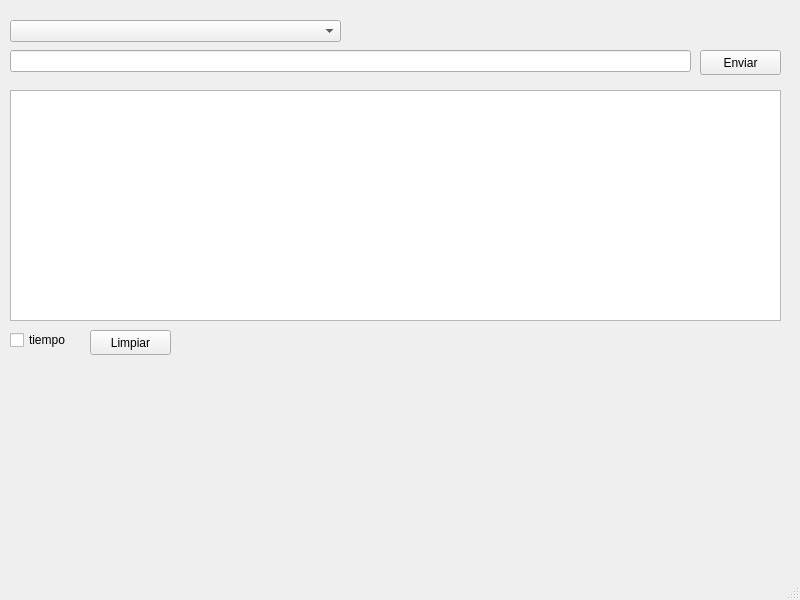
<?xml version="1.0" encoding="UTF-8"?>
<ui version="4.0">
 <class>MainWindow</class>
 <widget class="QMainWindow" name="MainWindow">
  <property name="geometry">
   <rect>
    <x>0</x>
    <y>0</y>
    <width>800</width>
    <height>600</height>
   </rect>
  </property>
  <property name="windowTitle">
   <string>MainWindow</string>
  </property>
  <widget class="QWidget" name="centralwidget">
   <widget class="QComboBox" name="comboBox">
    <property name="geometry">
     <rect>
      <x>10</x>
      <y>20</y>
      <width>331</width>
      <height>22</height>
     </rect>
    </property>
   </widget>
   <widget class="QLineEdit" name="lineEdit">
    <property name="geometry">
     <rect>
      <x>10</x>
      <y>50</y>
      <width>681</width>
      <height>22</height>
     </rect>
    </property>
   </widget>
   <widget class="QPushButton" name="pushButton">
    <property name="geometry">
     <rect>
      <x>700</x>
      <y>50</y>
      <width>81</width>
      <height>25</height>
     </rect>
    </property>
    <property name="text">
     <string>Enviar</string>
    </property>
   </widget>
   <widget class="QTextEdit" name="textEdit">
    <property name="geometry">
     <rect>
      <x>10</x>
      <y>90</y>
      <width>771</width>
      <height>231</height>
     </rect>
    </property>
   </widget>
   <widget class="QPushButton" name="pushButton_2">
    <property name="geometry">
     <rect>
      <x>90</x>
      <y>330</y>
      <width>81</width>
      <height>25</height>
     </rect>
    </property>
    <property name="text">
     <string>Limpiar</string>
    </property>
   </widget>
   <widget class="QCheckBox" name="checkBox">
    <property name="geometry">
     <rect>
      <x>10</x>
      <y>330</y>
      <width>76</width>
      <height>20</height>
     </rect>
    </property>
    <property name="text">
     <string>tiempo</string>
    </property>
   </widget>
  </widget>
  <widget class="QMenuBar" name="menubar">
   <property name="geometry">
    <rect>
     <x>0</x>
     <y>0</y>
     <width>800</width>
     <height>22</height>
    </rect>
   </property>
  </widget>
  <widget class="QStatusBar" name="statusbar"/>
 </widget>
 <resources/>
 <connections/>
</ui>
